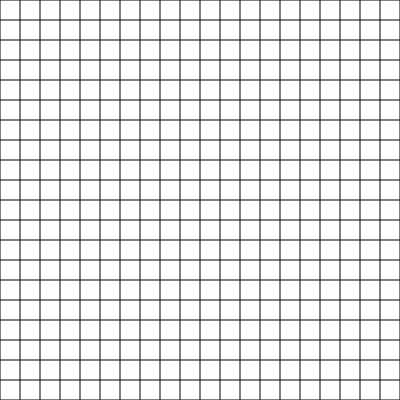
Frame 1 (no input)
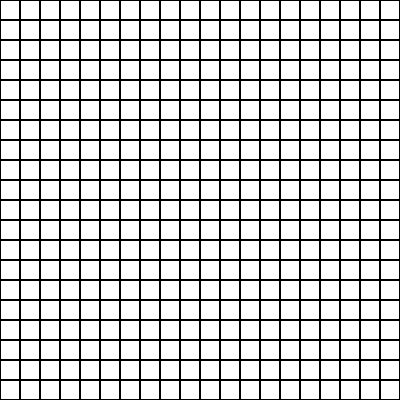
Frame 60 (no input)
Frame 120 (the mouse pressed at the canvas centre since frame 60): identical to frame 60, image omitted

The p5.js sketch that drew these frames (run headless with seeded random() and noise() and a simulated clock; from frame 60 on, the mouse is pressed at the canvas centre):

// p5.js sketch
// ── sketch.js
const BOX_SIZE = 20;
let canvas;
function setup() {
  canvas = createCanvas(400, 400);
  canvas.mouseClicked(handleBoxSelect);
}

function draw() {
  drawGrid();
}

const handleBoxSelect = () => {
  let x = Math.floor(mouseX / BOX_SIZE);
  let y = Math.floor(mouseY / BOX_SIZE);
  fill("blue");
  rect(x * BOX_SIZE, y * BOX_SIZE, BOX_SIZE, BOX_SIZE);
};

const drawGrid = () => {
  for (let i = 0; i <= height; i += BOX_SIZE) {
    line(i, 0, i, height);
    line(0, i, width, i);
  }
};

// ── style.css
html,
body {
  margin: 0;
  padding: 0;
}

canvas {
  display: block;
}

body {
  height: 100vh;
  display: flex;
  justify-content: center;
  align-items: center;
}
